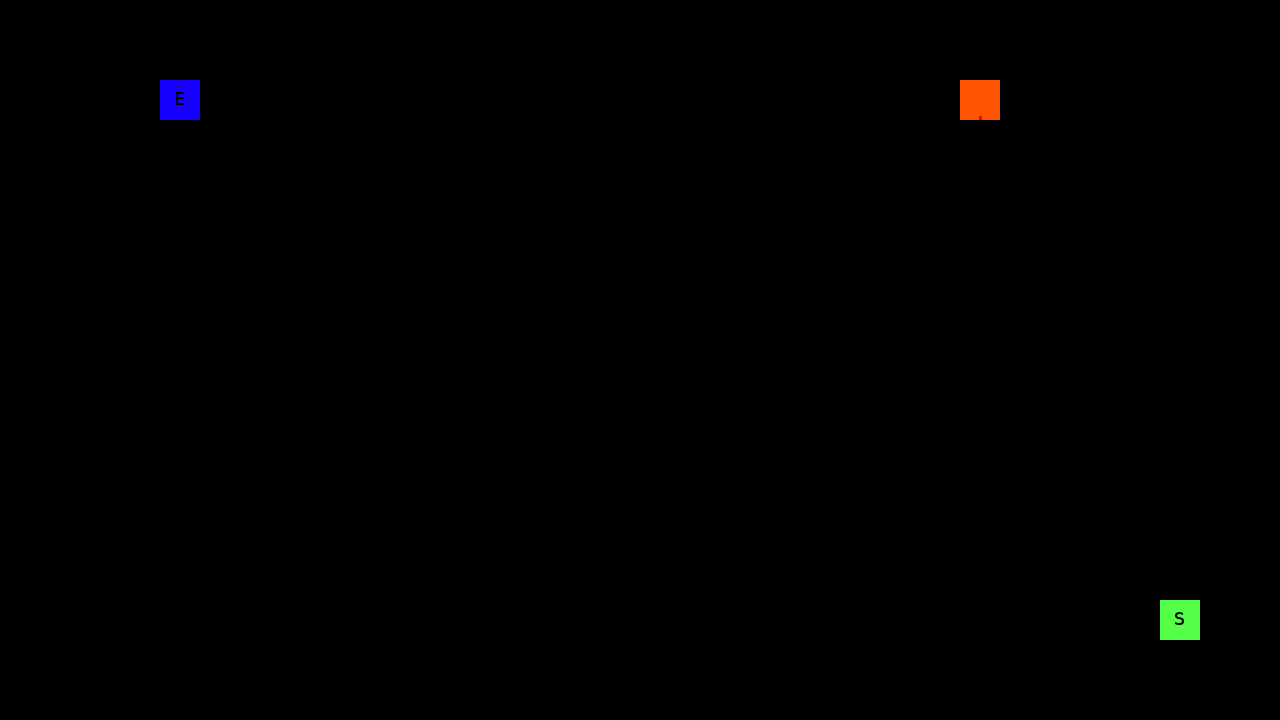

This is a level from a 2D game, rendered from its Tiled map with the project's own tilesets. A one-line summary and the map file follow, with tile-layer data summarised:
An orthogonal 32x18 tile map with 40x40 px tiles, 2 tile layers (Meta, Collision), 1 hidden layer not drawn.

<map version="1.0" orientation="orthogonal" width="32" height="18" tilewidth="40" tileheight="40">
 <tileset firstgid="1" name="tileset" tilewidth="40" tileheight="40">
  <image source="../img/tileset.png" width="200" height="120" />
 </tileset>
 <layer name="Meta" width="32" height="18">
  <data>[576 cells, 3 non-empty, 3 distinct tile ids]</data>
 </layer>
 <layer name="Collision" width="32" height="18">
  <data>[576 cells, 167 non-empty, 1 distinct tile ids]</data>
 </layer>
 <layer name="Visual" width="32" height="18" visible="0">
  <data>[576 cells, 0 non-empty, 0 distinct tile ids]</data>
 </layer>
</map>
